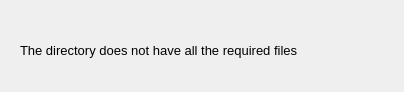
<?xml version="1.0" encoding="UTF-8"?>
<ui version="4.0">
 <class>Dialog</class>
 <widget class="QDialog" name="Dialog">
  <property name="geometry">
   <rect>
    <x>0</x>
    <y>0</y>
    <width>404</width>
    <height>92</height>
   </rect>
  </property>
  <property name="windowTitle">
   <string>Error</string>
  </property>
  <widget class="QLabel" name="label_2">
   <property name="geometry">
    <rect>
     <x>20</x>
     <y>30</y>
     <width>481</width>
     <height>41</height>
    </rect>
   </property>
   <property name="font">
    <font>
     <pointsize>10</pointsize>
    </font>
   </property>
   <property name="text">
    <string>The directory does not have all the required files</string>
   </property>
  </widget>
 </widget>
 <resources/>
 <connections/>
</ui>
